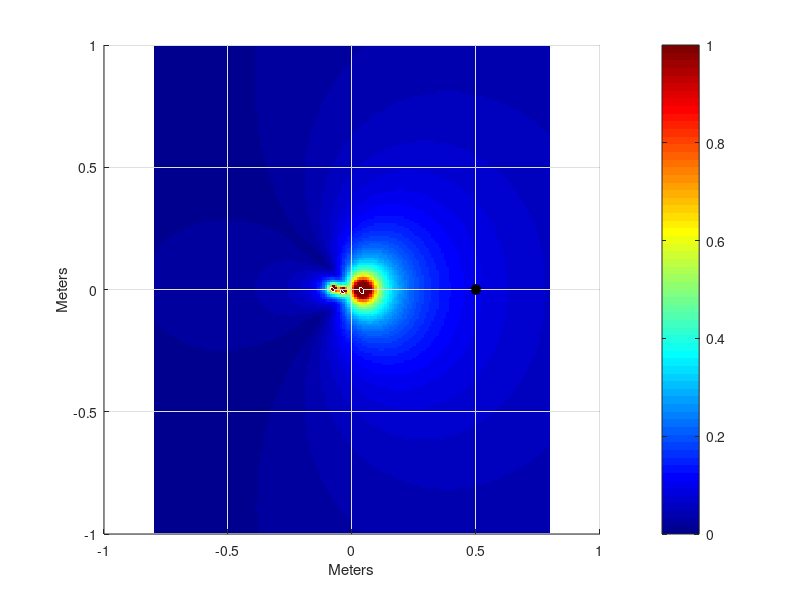

Write MATLAB code to recreate this figure.
%% Brightness Problem
clc
clear
it = 1;

for f = 100:100:1000


% f = 1000;            % Single frequency
omega = 2*pi*f;      % Angular frequency 
c = 344;             % Speed of sound
lambda = c./f;       % Wavelength
rho = 1.225;         % Density of air
k = 2*pi./lambda;    % Wave number
Jo = (.8*5e-5)^2;      % square modulus volume Velocity Contraint

delta = .01;
rx = -.8:delta:.8;                 % x
ry = -1:delta:1;                  % y
[X, Y] = meshgrid(rx,ry);        % Meshgrid from rx and ry
b = [.5,0];
row = find(abs(10000000000*(rx-b(1)))<1);
col = find(abs(10000000000*(ry-b(2)))<1);

% Source positions in meters
Cs = [.04 0;
      -.08 0;
      .04 -.01;
      -.04 -.01];  
  
l = size(Cs,1);                  % Amount of Control Sources
MeshZ = cell(l,1);
green = cell(l,1);
p = zeros(length(ry),length(rx));
for i = 1:l
    MeshZ{i} = sqrt((X-Cs(i,1)).^2 + (Y-Cs(i,2)).^2);
    green{i} = 1j*omega*rho*exp(-1i*k.*MeshZ{i})./(4*pi*MeshZ{i});
    Gb(i) = green{i}(col,row);
end

lambda = Gb*Gb';
q = sqrt(Jo/lambda)*Gb'

for i = 1:l
    p = p + green{i}.*q(i);
end

surf(rx,ry,(abs(p)),'edgecolor', 'none')
colormap('jet')
caxis([0 1])
view(0,90)
colorbar
xlabel('Meters'),ylabel('Meters')
hold on
scatter3(b(1),b(2),10,'o','linewidth',2,'MarkerFaceColor','k','MarkerEdgeColor','k')
hold off
q1(:,it) = q;
it = it+1;
pause(.1)

end
